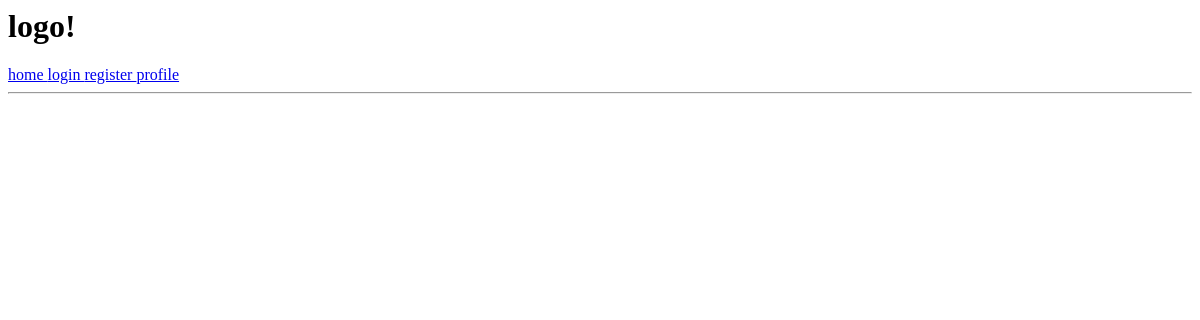
Before: / with the older database file.
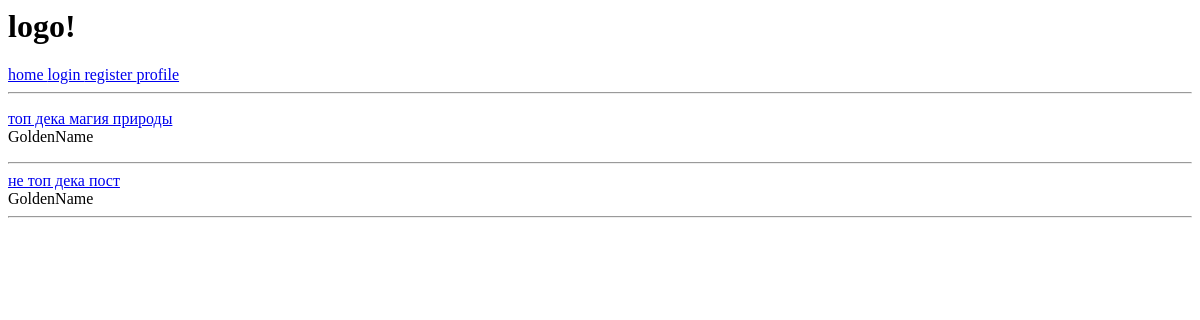
After: the same page with the newer database file.
### main/models.py (models this page shows)
class Post(models.Model):
    uid = models.UUIDField(primary_key=True, default=uuid.uuid4, editable=False, unique=True)
    title = models.CharField(max_length=50)
    text = models.TextField(max_length=600)
    author = models.ForeignKey(User, on_delete=models.CASCADE)
    attached_deck = models.ForeignKey(Deck, on_delete=models.CASCADE, null=True, blank=True) # убрать нул бланк
    def __str__(self):
        return self.title

class User(models.Model):
    uid = models.UUIDField(primary_key=True, default=uuid.uuid4, editable=False, unique=True)
    user_name = models.CharField('UserName', unique=True, max_length=32)
    email = models.EmailField('Email', max_length=254, unique=True)
    register_date = models.DateField(auto_now_add=True)
    def __str__(self):
        return self.user_name

### main/views.py (the view)
# urls.py: path('', views.RenderHomePage),
def RenderHomePage(request):
    posts = Post.objects.all()
    context = {'posts':posts}
    return render(request, 'main/home.html', context)

### main/templates/main/home.html
{% extends 'main.html' %}
{% block content %}
<p>
   {% for post in posts %}
   <a href="posts/{{ post.uid }}">
   {{ post }}
   </a>
   <br>
   {{post.author}}
<hr>
{% endfor %}
</p>
{% endblock content %}

### templates/main.html (shortened to what this page needs)
<html lang="en">
   <head>
   </head>
   <body>
      {% include 'navbar.html' %}
      {% block content %}
      {% endblock content %}
   </body>
</html>

### templates/navbar.html
<h1>logo!</h1>
<a href="/"> home </a>
<a href="/login"> login </a>
<a href="/register"> register </a>
<a href="/profile"> profile </a>
<hr>

Changed rows visible on the page:
added Post: title "топ дека магия природы", author "GoldenName"
added Post: title "не топ дека пост", author "GoldenName"
